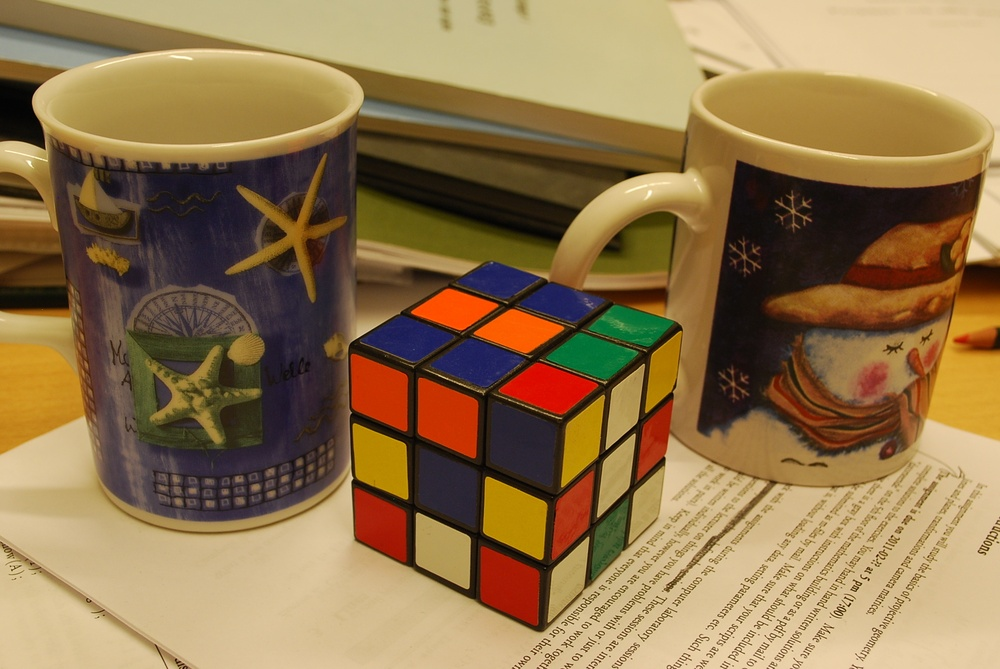
%> input picture assignment2data/cube1.JPG, 1000 x 669 px, shrunk from 1936 x 1296 before the run
$ octave CE3.m   (GNU Octave 9; MATLAB toolbox functions it lacks are replaced by stand-ins)
%> lines starting %> are read from the running program, lines starting %| are printed output that depends on the picture
### assignment2data/plotcams.m
function plotcams(P)

c = zeros(4,length(P));
v = zeros(3,length(P));
for i = 1:length(P);
    c(:,i) = null(P{i});
    v(:,i) = P{i}(3,1:3);
end
c = c./repmat(c(4,:),[4 1]);
quiver3(c(1,:),c(2,:),c(3,:),v(1,:), v(2,:), v(3,:),['r','-'],'LineWidth',1.5,'MaxHeadSize',1.5);

### assignment2data/pflat.m
function X = pflat(x)
X=x./x(end);
end

### assignment2data/rq.m
function [r,q]=rq(a)
% RQ [r,q]=rq(a) factorises a such a=rq where r upper tri. and q unit matrix
% If a is not square, then q is equal q=[q1 q2] where q1 is unit matrix

[m,n]=size(a);
e=eye(m);
p=e(:,[m:-1:1]);
[q0,r0]=qr(p*a(:,1:m)'*p);

r=p*r0'*p;
q=p*q0'*p;

fix=diag(sign(diag(r)));
r=r*fix;
q=fix*q;

if n>m
  q=[q, inv(r)*a(:,m+1:n)];
end

### assignment2data/CE3.m
clc
clear
close all

%% Load necessairy data
cameraNumber = 1;
load("compEx3data.mat")
Xmodel_hom = [Xmodel;ones(1,max(size(Xmodel)))];
im1 = imread('cube1.JPG');
%> im1 is the input picture: size 669x1000x3 uint8; mean R, G, B 145.2, 117.5, 76.9
im2 = imread('cube2.JPG');
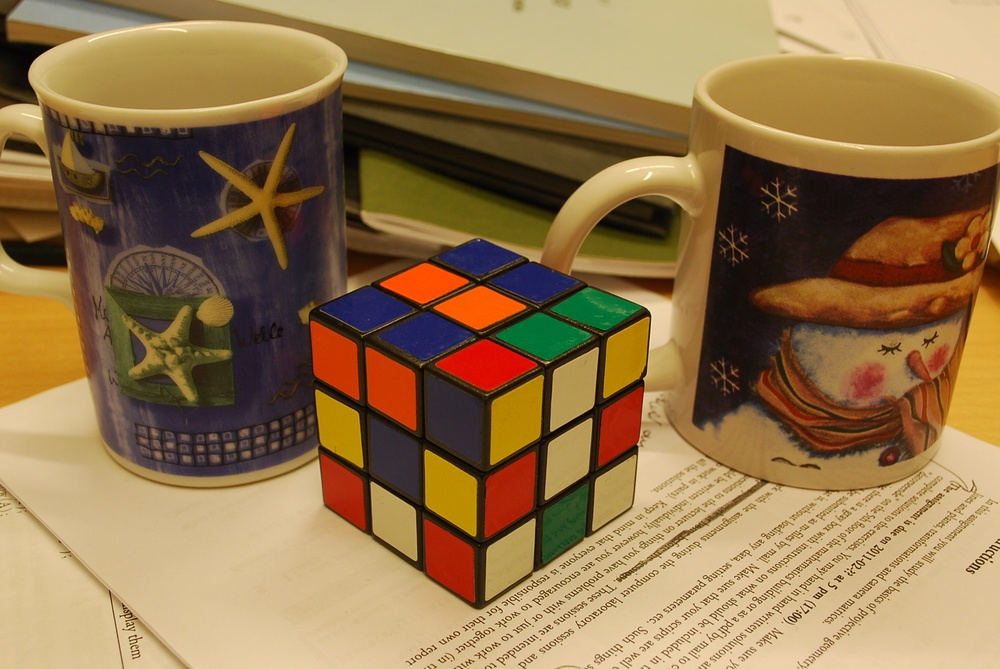
%> input picture assignment2data/cube2.JPG, 1000 x 669 px, shrunk from 1936 x 1296 before the run
%> im2 is the input picture: size 669x1000x3 uint8; mean R, G, B 145.7, 116.4, 75.1
%% Normalize x
mean_x1=mean(x{1}(1:2,:),2);
std_x1=std(x{1}(1:2,:),0,2);
mean_x2=mean(x{2}(1:2,:),2);
std_x2=std(x{2}(1:2,:),0,2);

N1=[1/std_x1(1) 0 -mean_x1(1)/std_x1(1);
    0 1/std_x1(2) -mean_x1(2)/std_x1(2);
    0 0 1];
N2=[1/std_x2(1) 0 -mean_x2(1)/std_x2(1);
    0 1/std_x2(2) -mean_x2(2)/std_x2(2);
    0 0 1];

x1=N1*x{1};
x2=N2*x{2};

%% Set up M matrix for DLT
M1_1st= zeros(3*max(size(Xmodel)),12);
M1_2nd= zeros(3*max(size(Xmodel)),3);
for i=1:max(size(Xmodel))
    M1_1st(((i-1)*3+1),1:4) = Xmodel_hom(:,i)';
    M1_1st(((i-1)*3+2),5:8) = Xmodel_hom(:,i)';
    M1_1st(((i-1)*3+3),9:12) = Xmodel_hom(:,i)';
    M1_2nd(((i-1)*3+1),i) = -x1(1,i)';
    M1_2nd(((i-1)*3+2),i) = -x1(2,i)';
    M1_2nd(((i-1)*3+3),i) = -1;
end
M=[M1_1st M1_2nd];
[U1, S1, V1] = svd(M);
M_eigen1=(S1'*S1);
smallestEigenVal1 = M_eigen1(end,end);
smallestEigenVec1 = V1(:,end);

M2_1st= zeros(3*max(size(Xmodel)),12);
M2_2nd= zeros(3*max(size(Xmodel)),3);
for i=1:max(size(Xmodel))
    M2_1st(((i-1)*3+1),1:4) = Xmodel_hom(:,i)';
    M2_1st(((i-1)*3+2),5:8) = Xmodel_hom(:,i)';
    M2_1st(((i-1)*3+3),9:12) = Xmodel_hom(:,i)';
    M2_2nd(((i-1)*3+1),i) = -x2(1,i)';
    M2_2nd(((i-1)*3+2),i) = -x2(2,i)';
    M2_2nd(((i-1)*3+3),i) = -1;
end
M=[M2_1st M2_2nd];
[U2, S2, V2] = svd(M);
M_eigen1=(S1'*S1);
smallestEigenVal2 = M_eigen1(end,end);
smallestEigenVec2 = V2(:,end);
%% Setup the cameras
P1 = inv(N1)*reshape(-smallestEigenVec1(1:12) ,[4 3])';
P2 = inv(N2)*reshape(-smallestEigenVec2(1:12) ,[4 3])';
%minus after checking that the camera is behind the object

pointsC1=P1*(Xmodel_hom);
pointsC2=P2*(Xmodel_hom);
for i=1:max(size(Xmodel))
   pointsC1(:,i)=pflat(pointsC1(:,i));
   pointsC2(:,i)=pflat(pointsC2(:,i));
end
save('compEx5cameras.mat','P1','P2')
%% K,R extraction with QR
[K1,R1]=rq(P1);
[K2,R2]=rq(P2);
%% Plots
close all
figure(1)
plot3([Xmodel(1,startind); Xmodel(1,endind )] ,...
[Xmodel(2,startind); Xmodel(2,endind)],...
[Xmodel(3,startind); Xmodel(3 ,endind )],'b-' );
hold on
plot3([Xmodel(1,startind); Xmodel(1,endind )] ,...
[Xmodel(2,startind); Xmodel(2,endind)],...
[Xmodel(3,startind); Xmodel(3 ,endind )],'b.','MarkerSize',20 );
title('3D-plot of 3D-points')
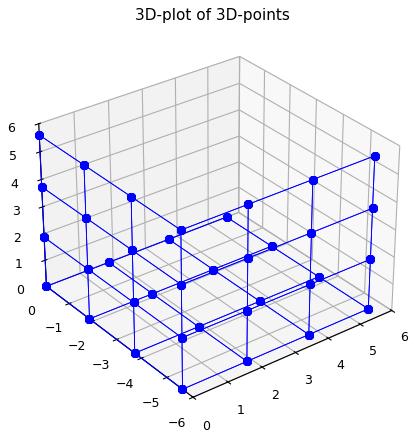
%> figure redrawn from the program's plot data

figure(2)
plot3([Xmodel(1,startind); Xmodel(1,endind )] ,...
[Xmodel(2,startind); Xmodel(2,endind)],...
[Xmodel(3,startind); Xmodel(3 ,endind )],'b-' );
hold on
plot3([Xmodel(1,startind); Xmodel(1,endind )] ,...
[Xmodel(2,startind); Xmodel(2,endind)],...
[Xmodel(3,startind); Xmodel(3 ,endind )],'b.','MarkerSize',20 );
hold on
plotcams({P1, P2})
hold off
title('3D-plot of 3D-points with derived cameras')
axis equal
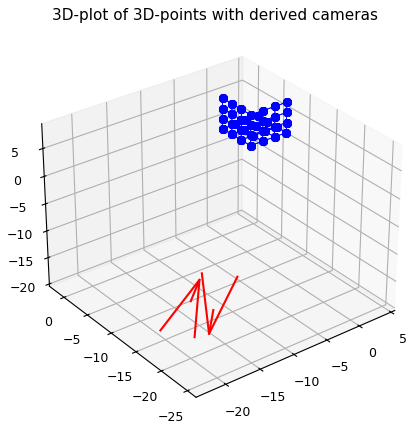
%> figure redrawn from the program's plot data

figure(3)
subplot(1,2,1)
hold on
plot([x1(1,startind); x1(1,endind )] ,...
[x1(2,startind); x1(2,endind)],'b-' );
plot([x1(1,startind); x1(1,endind )] ,...
[x1(2,startind); x1(2,endind)],'b.','MarkerSize',20 );
axis equal ij
title('First camera - Norm')
xlim([-2 2])

subplot(1,2,2)
hold on
plot([x2(1,startind); x2(1,endind )] ,...
[x2(2,startind); x2(2,endind)],'b-');
plot([x2(1,startind); x2(1,endind )] ,...
[x2(2,startind); x2(2,endind)],'b.','MarkerSize',20);
axis equal ij
title('Second camera - Norm')
xlim([-2 2])
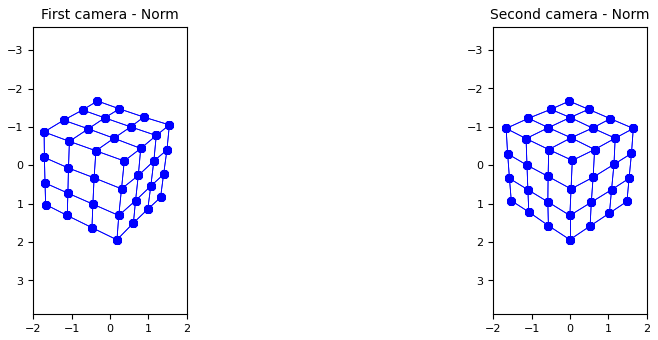
%> figure redrawn from the program's plot data, 2 panels

figure(4)
subplot(1,2,1)
imshow(im1)
hold on;
plot(pointsC1(1,:),pointsC1(2,:),'xg','Markersize',10)
plot(x{1}(1,:),x{1}(2,:),'xr','Markersize',10)
hold off;
title('First image with correct and derived 3D-points')
legend('Image points','Projected points')
subplot(1,2,2)
imshow(im2)
hold on;
plot(pointsC2(1,:),pointsC2(2,:),'xg','Markersize',10)
plot(x{2}(1,:),x{2}(2,:),'xr','Markersize',10)
hold off;
title('Second image with correct and derived 3D-points')
legend('Image points','Projected points')
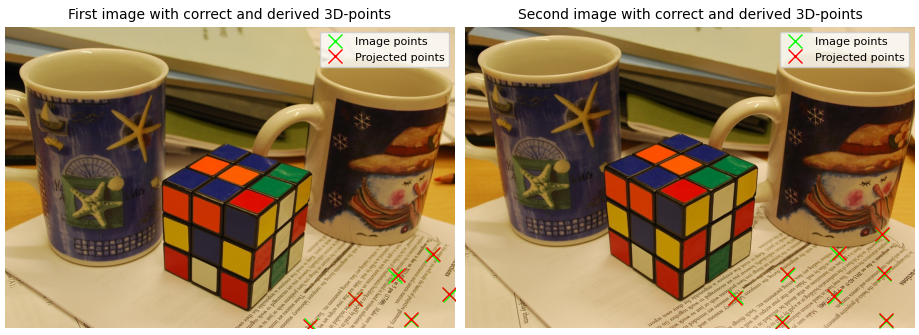
%> figure redrawn from the program's plot data, 2 panels
